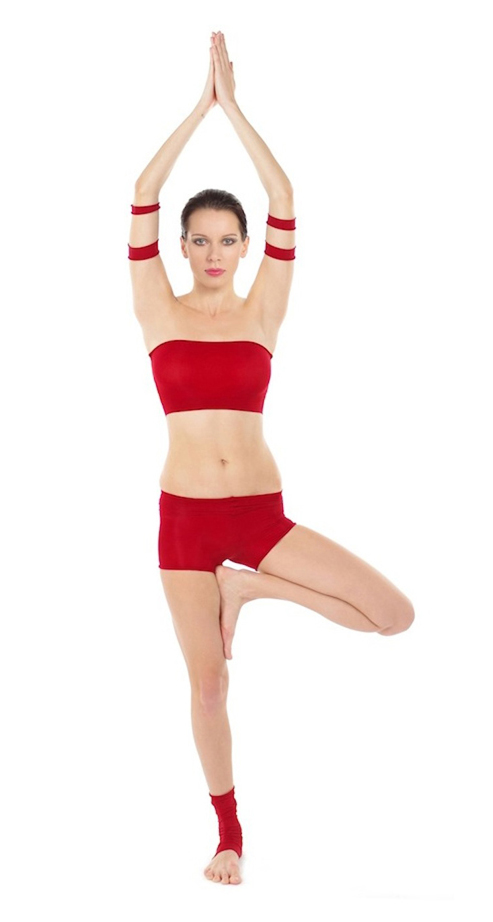
#> input picture output/Vriksasana.jpeg, 493 x 922 px, given in place of Vriksasana.jpg, which was not available
$ jupyter execute Cropping_images.ipynb   (text cells are left out)
#> lines starting #> are read from the running program, lines starting #| are printed output that depends on the picture; after the words box and inside, x2 and y2 are one past the last pixel; in counts of white or black regions, pixels touching at a corner belong together; pictures that were not available may be replaced by others from this repository, and a replacement may not be noted
[cell 1]
import cv2
from google.colab.patches import cv2_imshow

#reading the image
image = cv2.imread("/content/Vriksasana.jpg", cv2.IMREAD_UNCHANGED)
#> image is the input picture: shape (922, 493, 3); mean B, G, R 233.7, 235.7, 247.7
edged = cv2.Canny(image, 10, 250)
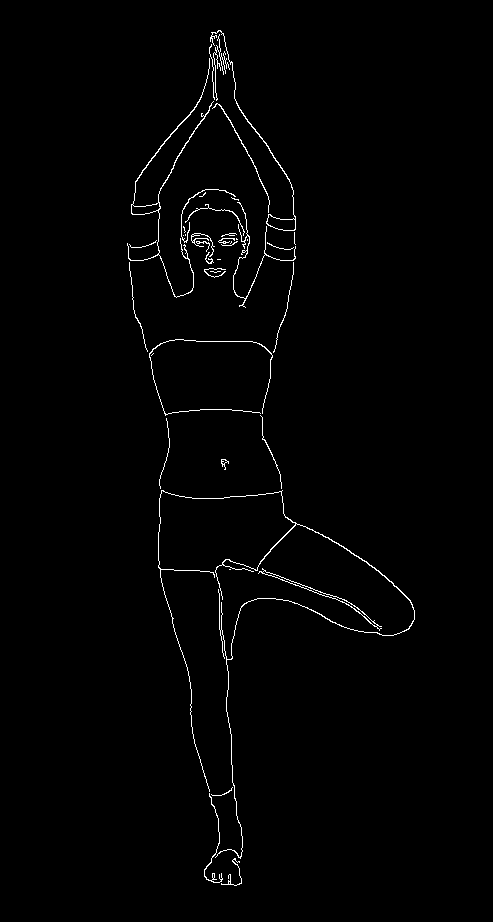
#> edged: shape (922, 493); 1.2% white in thin lines or dots, all inside (x1, y1, x2, y2) = (127, 30, 415, 886)
cv2_imshow(image)

cv2.waitKey(0)

#applying closing function
kernel = cv2.getStructuringElement(cv2.MORPH_RECT, (7, 7))
closed = cv2.morphologyEx(edged, cv2.MORPH_CLOSE, kernel)
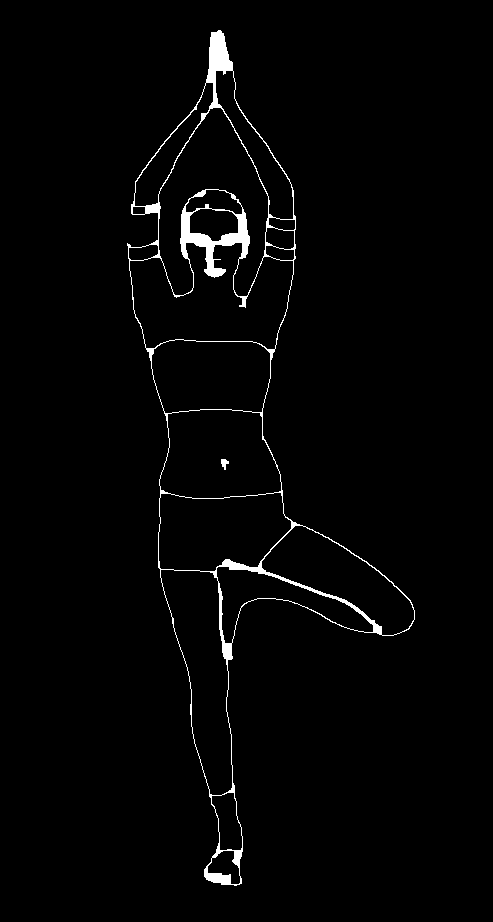
#> closed: shape (922, 493); 1.8% white; 2 white regions
cv2_imshow(closed)
cv2.waitKey(0)

#finding_contours
(cnts, _) = cv2.findContours(closed.copy(), cv2.RETR_EXTERNAL, cv2.CHAIN_APPROX_SIMPLE)
#> cnts = 1 contour; box (x1, y1, x2, y2) and area: (127, 30, 415, 886) 83185

for c in cnts:
	peri = cv2.arcLength(c, True)
	approx = cv2.approxPolyDP(c, 0.02 * peri, True)
	cv2.drawContours(image, [approx], -1, (0, 255, 0), 2)
#> this loop made 1 pass
#> peri on pass 1: 2268.3
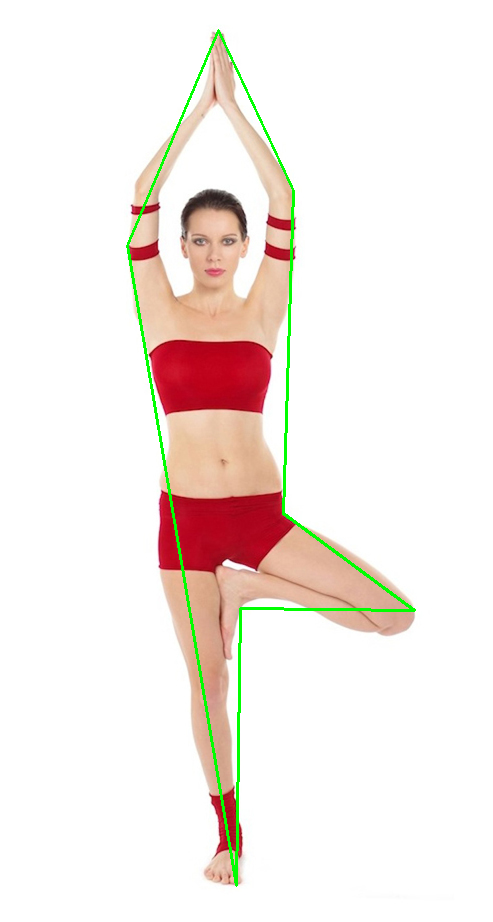
#> image: shape (922, 493, 3); 1.27% of pixels changed, all inside (x1, y1, x2, y2) = (126, 29, 416, 887)
cv2_imshow(image)
cv2.waitKey(0)
#> Out = 27

[cell 2]
import cv2
import numpy as np

# load image
img = cv2.imread('./real_pics/bakasana.jpg')
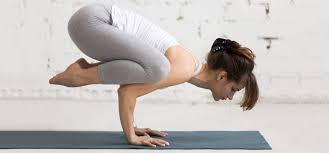
#> input picture real pics/bakasana.jpg, 329 x 153 px, found by its file name
#> img is the input picture: shape (153, 329, 3); mean B, G, R 186.5, 189.4, 194.4
rsz_img = cv2.resize(img, None, fx=0.25, fy=0.25) # resize since image is huge
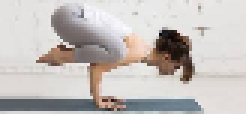
#> rsz_img: shape (38, 82, 3) (shown 3 times larger); mean B, G, R 187.3, 190.3, 195.3
gray = cv2.cvtColor(rsz_img, cv2.COLOR_BGR2GRAY) # convert to grayscale
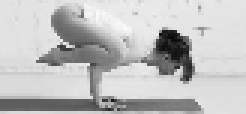
#> gray: shape (38, 82) (shown 3 times larger); min 8, max 252, mean 191.4

# threshold to get just the signature
retval, thresh_gray = cv2.threshold(gray, thresh=100, maxval=255, type=cv2.THRESH_BINARY)
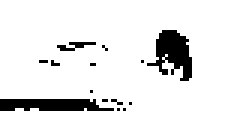
#> thresh_gray: shape (38, 82) (shown 3 times larger); 90% white; 14 black regions (11 under 20 px), largest, box (x1, y1, x2, y2) and area: (49, 10, 64, 27) 142, (0, 33, 38, 37) 127, (19, 14, 32, 17) 20

# find where the signature is and make a cropped region
points = np.argwhere(thresh_gray==0) # find where the black pixels are
#> points = 311 pairs, first value 10 to 36, second value 0 to 63
points = np.fliplr(points) # store them in x,y coordinates instead of row,col indices
#> points = 311 pairs, first value 0 to 63, second value 10 to 36
x, y, w, h = cv2.boundingRect(points) # create a rectangle around those points
#> x = 0; y = 10; w = 64; h = 27
x, y, w, h = x-10, y-10, w+20, h+20 # make the box a little bigger
#> x = -10; y = 0; w = 84; h = 47
crop = gray[y:y+h, x:x+w] # create a cropped region of the gray image
#> crop = 38 pairs, first value 200 to 229, second value 197 to 229

# get the thresholded crop
retval, thresh_crop = cv2.threshold(crop, thresh=200, maxval=255, type=cv2.THRESH_BINARY)
#> thresh_crop = 38 pairs, first value 0 to 255, second value 0 to 255

# display
cv2.imshow('j.jpg',thresh_crop)
cv2.waitKey(0)
#> Out = 27
